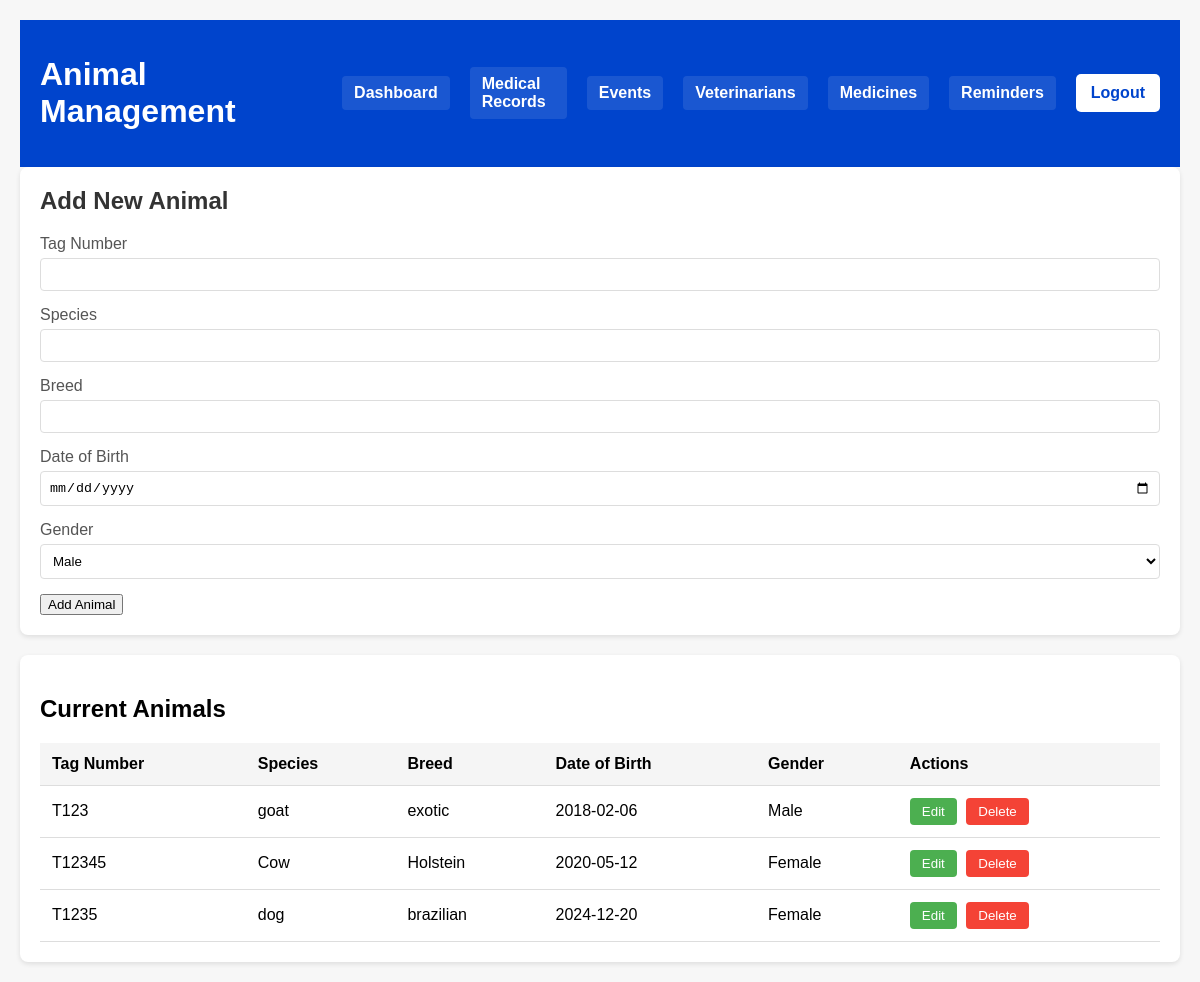
The page /animals.php (signed in) on the database its author committed.
### tables this page shows
CREATE TABLE `animals` (
  `animal_id` int(11) NOT NULL,
  `tag_number` varchar(50) NOT NULL,
  `species` varchar(100) NOT NULL,
  `breed` varchar(100) DEFAULT NULL,
  `dob` date DEFAULT NULL,
  `gender` enum('Male','Female') NOT NULL,
  `farm_id` int(11) NOT NULL
);

### animals.php (the view, shortened to what this page needs)
<?php
require 'db.php';
$farm_id = $_SESSION['farm_id'];
$query = "SELECT * FROM animals WHERE farm_id = ? ORDER BY tag_number";
$stmt = $conn->prepare($query);
$stmt->bind_param("i", $farm_id);
$stmt->execute();
$result = $stmt->get_result();
$animals = $result->fetch_all(MYSQLI_ASSOC);
?>
<!DOCTYPE html>
<html lang="en">
<head>
    <link rel="stylesheet" href="farm.css">
    <link rel="stylesheet" href="animals.css">
</head>
<body>
    <div class="dashboard-container">
        <header>
            <h1>Animal Management</h1>
            <nav>
                <a href="dashboard.php">Dashboard</a>
                <a href="medical_records.php">Medical Records</a>
                <a href="events.php">Events</a>
                <a href="veterinarians.php">Veterinarians</a>
                <a href="medicines.php">Medicines</a>
                <a href="reminders.php">Reminders</a>
                <a href="logout.php" class="logout-btn">Logout</a>
            </nav>
        </header>
        <section class="animal-form">
            <h2>Add New Animal</h2>
            <form method="POST">
                <div class="form-group">
                    <label for="tag_number">Tag Number</label>
                    <input type="text" id="tag_number" name="tag_number" required>
                </div>
                <div class="form-group">
                    <label for="species">Species</label>
                    <input type="text" id="species" name="species" required>
                </div>
                <div class="form-group">
                    <label for="breed">Breed</label>
                    <input type="text" id="breed" name="breed" required>
                </div>
                <div class="form-group">
                    <label for="dob">Date of Birth</label>
                    <input type="date" id="dob" name="dob" required>
                </div>
                <div class="form-group">
                    <label for="gender">Gender</label>
                    <select id="gender" name="gender" required>
                        <option value="Male">Male</option>
                    </select>
                </div>
                <button type="submit" name="submit" class="submit-btn">Add Animal</button>
            </form>
        </section>
        <section class="animals-list">
            <h2>Current Animals</h2>
            <table>
                <thead>
                    <tr>
                        <th>Tag Number</th>
                        <th>Species</th>
                        <th>Breed</th>
                        <th>Date of Birth</th>
                        <th>Gender</th>
                        <th>Actions</th>
                    </tr>
                </thead>
                <tbody>
                    <?php foreach ($animals as $animal): ?>
                        <tr>
                            <td><?php echo htmlspecialchars($animal['tag_number']); ?></td>
                            <td><?php echo htmlspecialchars($animal['species']); ?></td>
                            <td><?php echo htmlspecialchars($animal['breed']); ?></td>
                            <td><?php echo htmlspecialchars($animal['dob']); ?></td>
                            <td><?php echo htmlspecialchars($animal['gender']); ?></td>
                            <td class="actions">
                                <button onclick="editAnimal(<?php echo htmlspecialchars(json_encode($animal)); ?>)"
                                        class="edit-btn">Edit</button>
                                <form method="POST" style="display: inline;">
                                    <button type="submit" name="delete" class="delete-btn"
                                            onclick="return confirm('Are you sure you want to delete this animal?')">
                                        Delete
                                    </button>
                                </form>
                            </td>
                        </tr>
                    <?php endforeach; ?>
                </tbody>
            </table>
        </section>
    </div>
</body>
</html>

### farm.css (style rules this page uses)
body { font-family: Arial, sans-serif; margin: 0; padding: 0; background: #f7f7f7; }
.dashboard-container { max-width: 1200px; margin: 0 auto; padding: 20px; }
header { display: flex; justify-content: space-between; align-items: center; background: #0044cc; color: white; padding: 15px 20px; }
header nav a { color: white; text-decoration: none; font-weight: bold; padding: 8px 12px; border-radius: 4px; transition: background-color 0.3s; }
.logout-btn { background: white; color: #0044cc; padding: 10px 15px; border: none; border-radius: 5px; text-decoration: none; }

### animals.css (style rules this page uses)
.animal-form { background: white; padding: 20px; border-radius: 8px; margin-bottom: 20px; box-shadow: 0 2px 5px rgba(0, 0, 0, 0.1); }
.animal-form h2 { margin-top: 0; color: #333; }
.form-group { margin-bottom: 15px; }
.form-group label { display: block; margin-bottom: 5px; color: #555; }
.form-group input, .form-group select { width: 100%; padding: 8px; border: 1px solid #ddd; border-radius: 4px; box-sizing: border-box; }
.animals-list { background: white; padding: 20px; border-radius: 8px; box-shadow: 0 2px 5px rgba(0, 0, 0, 0.1); }
.animals-list table { width: 100%; border-collapse: collapse; margin-top: 10px; }
.animals-list th, .animals-list td { padding: 12px; text-align: left; border-bottom: 1px solid #ddd; }
.animals-list th { background-color: #f5f5f5; font-weight: 600; }
.actions { white-space: nowrap; }
.edit-btn, .delete-btn { padding: 6px 12px; border: none; border-radius: 4px; cursor: pointer; margin-right: 5px; }
.edit-btn { background-color: #4CAF50; color: white; }
.delete-btn { background-color: #f44336; color: white; }
nav { display: flex; gap: 10px; align-items: center; }
nav a { color: white; text-decoration: none; padding: 5px 10px; border-radius: 4px; }
nav a:not(.logout-btn) { background: rgba(255, 255, 255, 0.1); }
.form-group select { background-color: white; }
.animals-list td:nth-child(4) { max-width: 300px; white-space: pre-wrap; word-wrap: break-word; }
nav a { padding: 8px 16px; margin-left: 10px; border-radius: 4px; background-color: rgba(255, 255, 255, 0.1); transition: background-color 0.2s; }

### rows shown on the page
animals: tag_number "T123", species "goat", breed "exotic", dob "2018-02-06", gender "Male"
animals: tag_number "T12345", species "Cow", breed "Holstein", dob "2020-05-12", gender "Female"
animals: tag_number "T1235", species "dog", breed "brazilian", dob "2024-12-20", gender "Female"
